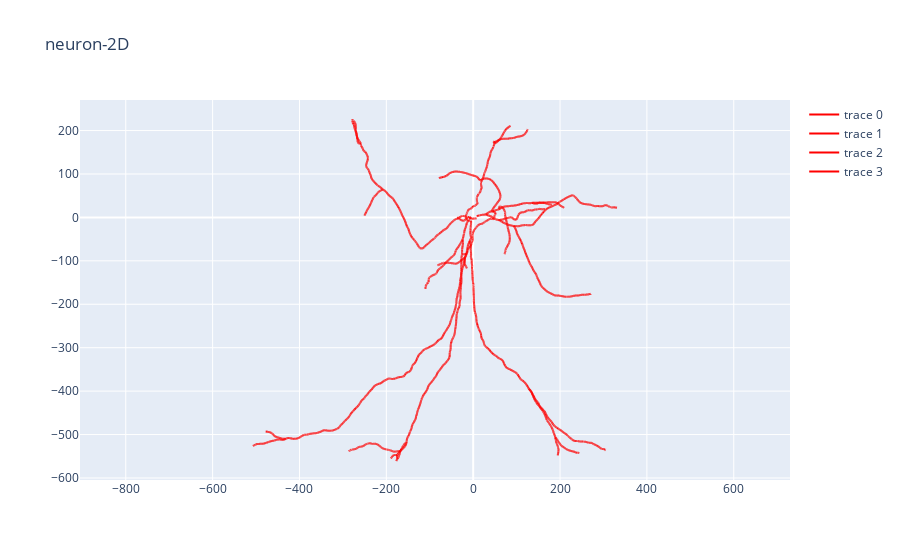

Source (notebook cell):
### Code cell
fig, ax = plotly.draw(neuronM.neurites[1:], plane='xy', inline=True)

### Figure 1 — Plotly figure (JSON) as saved in the notebook; plotly's stock layout.template omitted (floating-point values rounded to 4 significant figures; data arrays with more than 128 entries replaced by an {"elided": "..."} marker saying what was removed)
{"data": [{"line": {"color": "red", "width": 2}, "mode": "lines", "type": "scatter", "x": {"elided": "6093 float values"}, "y": {"elided": "6093 float values"}}, {"line": {"color": "red", "width": 2}, "mode": "lines", "type": "scatter", "x": {"elided": "6309 float values"}, "y": {"elided": "6309 float values"}}, {"line": {"color": "red", "width": 2}, "mode": "lines", "type": "scatter", "x": {"elided": "7557 float values"}, "y": {"elided": "7557 float values"}}, {"line": {"color": "red", "width": 2}, "mode": "lines", "type": "scatter", "x": {"elided": "288 float values"}, "y": {"elided": "288 float values"}}], "layout": {"autosize": true, "scene": {"aspectmode": "data", "camera": {"eye": {"x": -1.743, "y": 1.071, "z": 0.71}, "up": {"x": 0, "y": 0, "z": 1}}, "xaxis": {"backgroundcolor": "rgb(230, 230,230)", "gridcolor": "rgb(255, 255, 255)", "showbackground": true, "zerolinecolor": "rgb(255, 255, 255)"}, "yaxis": {"backgroundcolor": "rgb(230, 230,230)", "gridcolor": "rgb(255, 255, 255)", "showbackground": true, "zerolinecolor": "rgb(255, 255, 255)"}, "zaxis": {"backgroundcolor": "rgb(230, 230,230)", "gridcolor": "rgb(255, 255, 255)", "showbackground": true, "zerolinecolor": "rgb(255, 255, 255)"}}, "title": {"text": "neuron-2D"}, "yaxis": {"scaleanchor": "x"}}}
